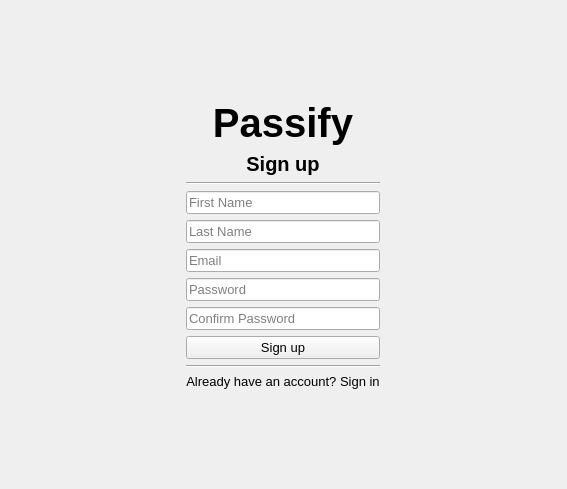
<?xml version="1.0" encoding="UTF-8"?>
<ui version="4.0">
 <class>Form</class>
 <widget class="QWidget" name="Form">
  <property name="geometry">
   <rect>
    <x>0</x>
    <y>0</y>
    <width>567</width>
    <height>489</height>
   </rect>
  </property>
  <property name="windowTitle">
   <string>Form</string>
  </property>
  <layout class="QGridLayout" name="gridLayout">
   <item row="0" column="1">
    <spacer name="verticalSpacer_2">
     <property name="orientation">
      <enum>Qt::Vertical</enum>
     </property>
     <property name="sizeHint" stdset="0">
      <size>
       <width>20</width>
       <height>91</height>
      </size>
     </property>
    </spacer>
   </item>
   <item row="1" column="1">
    <widget class="QLabel" name="label">
     <property name="font">
      <font>
       <pointsize>30</pointsize>
       <weight>75</weight>
       <bold>true</bold>
      </font>
     </property>
     <property name="text">
      <string>Passify</string>
     </property>
     <property name="alignment">
      <set>Qt::AlignCenter</set>
     </property>
    </widget>
   </item>
   <item row="2" column="1">
    <widget class="QLabel" name="label_2">
     <property name="font">
      <font>
       <pointsize>15</pointsize>
       <weight>75</weight>
       <bold>true</bold>
      </font>
     </property>
     <property name="text">
      <string>Sign up</string>
     </property>
     <property name="alignment">
      <set>Qt::AlignCenter</set>
     </property>
    </widget>
   </item>
   <item row="3" column="1">
    <widget class="Line" name="line_2">
     <property name="orientation">
      <enum>Qt::Horizontal</enum>
     </property>
    </widget>
   </item>
   <item row="4" column="1">
    <widget class="QLineEdit" name="le_first_name">
     <property name="font">
      <font>
       <pointsize>10</pointsize>
      </font>
     </property>
     <property name="placeholderText">
      <string>First Name</string>
     </property>
    </widget>
   </item>
   <item row="5" column="1">
    <widget class="QLineEdit" name="le_last_name">
     <property name="font">
      <font>
       <pointsize>10</pointsize>
      </font>
     </property>
     <property name="placeholderText">
      <string>Last Name</string>
     </property>
    </widget>
   </item>
   <item row="6" column="1">
    <widget class="QLineEdit" name="le_email">
     <property name="font">
      <font>
       <pointsize>10</pointsize>
      </font>
     </property>
     <property name="placeholderText">
      <string>Email</string>
     </property>
    </widget>
   </item>
   <item row="7" column="0">
    <spacer name="horizontalSpacer_2">
     <property name="orientation">
      <enum>Qt::Horizontal</enum>
     </property>
     <property name="sizeHint" stdset="0">
      <size>
       <width>176</width>
       <height>20</height>
      </size>
     </property>
    </spacer>
   </item>
   <item row="7" column="1">
    <widget class="DoubleClickShowPassword" name="le_password">
     <property name="font">
      <font>
       <pointsize>10</pointsize>
      </font>
     </property>
     <property name="placeholderText">
      <string>Password</string>
     </property>
    </widget>
   </item>
   <item row="7" column="2">
    <spacer name="horizontalSpacer">
     <property name="orientation">
      <enum>Qt::Horizontal</enum>
     </property>
     <property name="sizeHint" stdset="0">
      <size>
       <width>176</width>
       <height>20</height>
      </size>
     </property>
    </spacer>
   </item>
   <item row="8" column="1">
    <widget class="DoubleClickShowPassword" name="le_re_password">
     <property name="font">
      <font>
       <pointsize>10</pointsize>
      </font>
     </property>
     <property name="placeholderText">
      <string>Confirm Password</string>
     </property>
    </widget>
   </item>
   <item row="9" column="1">
    <widget class="QPushButton" name="btn_sign_up">
     <property name="font">
      <font>
       <pointsize>10</pointsize>
      </font>
     </property>
     <property name="text">
      <string>Sign up</string>
     </property>
    </widget>
   </item>
   <item row="10" column="1">
    <widget class="Line" name="line">
     <property name="orientation">
      <enum>Qt::Horizontal</enum>
     </property>
    </widget>
   </item>
   <item row="11" column="1">
    <widget class="ClickableLabel" name="lbl_sign_in">
     <property name="font">
      <font>
       <pointsize>10</pointsize>
      </font>
     </property>
     <property name="text">
      <string>Already have an account? Sign in</string>
     </property>
     <property name="alignment">
      <set>Qt::AlignCenter</set>
     </property>
    </widget>
   </item>
   <item row="12" column="1">
    <spacer name="verticalSpacer">
     <property name="orientation">
      <enum>Qt::Vertical</enum>
     </property>
     <property name="sizeHint" stdset="0">
      <size>
       <width>20</width>
       <height>90</height>
      </size>
     </property>
    </spacer>
   </item>
  </layout>
 </widget>
 <customwidgets>
  <customwidget>
   <class>ClickableLabel</class>
   <extends>QLabel</extends>
   <header>custom_widgets.h</header>
  </customwidget>
  <customwidget>
   <class>DoubleClickShowPassword</class>
   <extends>QLineEdit</extends>
   <header>custom_widgets.h</header>
  </customwidget>
 </customwidgets>
 <resources/>
 <connections/>
</ui>
